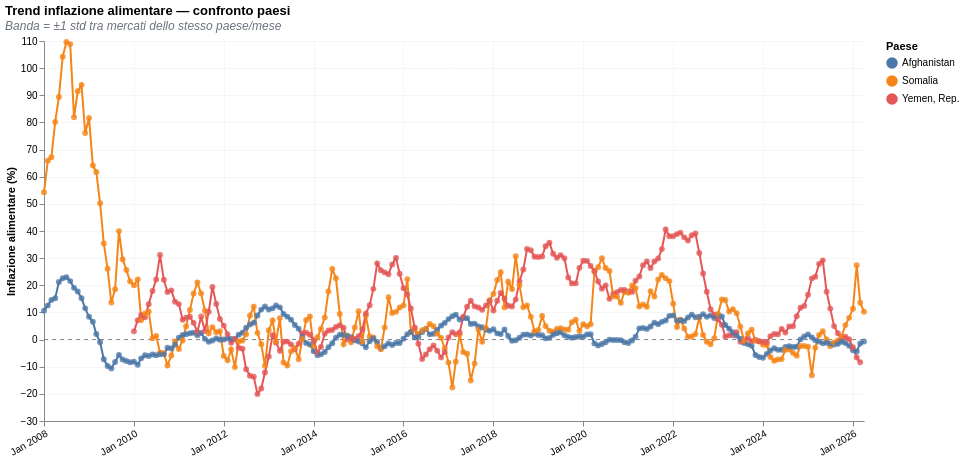

The notebook cell saved with this chart:
### Markdown cell above
---
## 2. Analisi Serie Temporali (Engine Altair)
Test dei metodi mappati in `libs/plots/time_series_plots.py`.

### Code cell
# 2.1 Trend comparativo dell'inflazione con bande di confidenza
ts_inflazione = plotter.display_inflation_comparison(
    iso3_list=["AFG", "YEM", "SOM"], 
    show_confidence_band=True
)
display(ts_inflazione)

### Figure 1 — Vega-Lite specification as saved in the notebook (floating-point values rounded to 4 significant figures; data arrays with more than 128 entries replaced by an {"elided": "..."} marker saying what was removed)
{"config": {"view": {"continuousWidth": 300, "continuousHeight": 300, "stroke": null}, "axis": {"grid": true, "gridColor": "#f0f0f0", "gridWidth": 0.6}}, "layer": [{"data": {"name": "data-a0a55d106695e8d630baff0f16eee66d"}, "mark": {"type": "rule", "color": "#6b7280", "strokeDash": [4, 4], "strokeWidth": 0.8}, "encoding": {"y": {"field": "y", "type": "quantitative"}}, "name": "view_53ae93ea138460cb_0"}, {"data": {"name": "data-46614426bf7ed112f99b0b812b51eac4"}, "mark": {"type": "line", "strokeWidth": 2}, "encoding": {"color": {"field": "country", "legend": {"orient": "right", "title": "Paese"}, "scale": {"scheme": "tableau10"}, "type": "nominal"}, "opacity": {"condition": {"param": "param_ceb532b23bd81c82", "value": 1}, "value": 0.12}, "tooltip": [{"field": "country", "title": "Paese", "type": "nominal"}, {"field": "date", "format": "%B %Y", "title": "Data", "type": "temporal"}, {"field": "inflation_food_price_index", "format": ".2f", "title": "Inflaz.", "type": "quantitative"}, {"field": "mom_change", "format": "+.2f", "title": "Δ vs mese prec.", "type": "quantitative"}], "x": {"axis": {"format": "%b %Y", "labelAngle": -30, "tickCount": 12}, "field": "date", "title": null, "type": "temporal"}, "y": {"field": "inflation_food_price_index", "scale": {"zero": false}, "title": "Inflazione alimentare (%)", "type": "quantitative"}}}, {"data": {"name": "data-46614426bf7ed112f99b0b812b51eac4"}, "mark": {"type": "circle", "opacity": 0, "size": 35}, "encoding": {"color": {"field": "country", "legend": {"orient": "right", "title": "Paese"}, "scale": {"scheme": "tableau10"}, "type": "nominal"}, "opacity": {"condition": {"param": "param_ceb532b23bd81c82", "value": 0.8}, "value": 0}, "x": {"axis": {"format": "%b %Y", "labelAngle": -30, "tickCount": 12}, "field": "date", "title": null, "type": "temporal"}, "y": {"field": "inflation_food_price_index", "type": "quantitative"}}}], "height": 380, "params": [{"name": "param_ceb532b23bd81c82", "select": {"type": "point", "fields": ["country"]}, "bind": "legend", "views": ["view_53ae93ea138460cb_0"]}], "title": {"text": "Trend inflazione alimentare — confronto paesi", "anchor": "start", "subtitle": "Banda = ±1 std tra mercati dello stesso paese/mese", "subtitleColor": "#6b7280", "subtitleFontStyle": "italic"}, "width": 820, "$schema": "https://vega.github.io/schema/vega-lite/v6.1.0.json", "datasets": {"data-a0a55d106695e8d630baff0f16eee66d": [{"y": 0}], "data-46614426bf7ed112f99b0b812b51eac4": {"elided": "635 records"}}}
